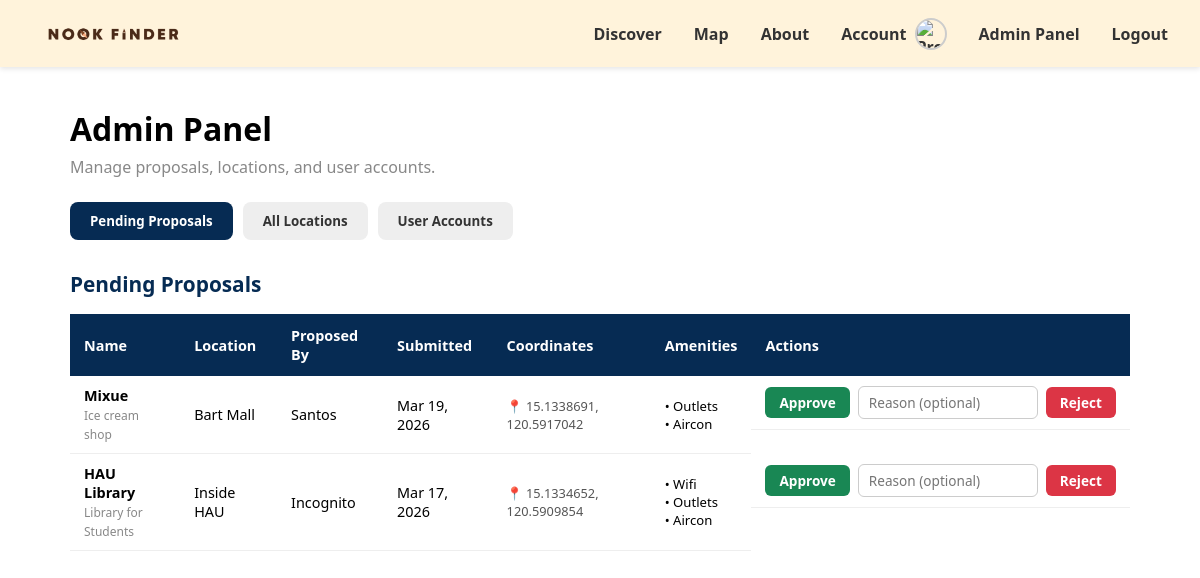
Page /admin.php (signed in) on the committed database.
### tables this page shows
CREATE TABLE `places` (
  `id` int(11) NOT NULL,
  `name` varchar(100) NOT NULL,
  `location` varchar(150) NOT NULL,
  `distance_km` decimal(3,1) NOT NULL,
  `description` text DEFAULT NULL,
  `created_by` int(11) DEFAULT NULL,
  `created_at` timestamp NOT NULL DEFAULT current_timestamp(),
  `image` varchar(255) DEFAULT NULL,
  `latitude` decimal(10,7) NOT NULL,
  `longitude` decimal(10,7) NOT NULL,
  `wifi` enum('Yes','No') NOT NULL DEFAULT 'No',
  `outlet` enum('Yes','No') NOT NULL DEFAULT 'No',
  `aircon` enum('Yes','No') NOT NULL DEFAULT 'No',
  `parking` enum('Yes','No') NOT NULL DEFAULT 'No',
  `status` enum('pending','approved','rejected') DEFAULT 'pending',
  `proposed_by` int(11) DEFAULT NULL,
  `reviewed_by` int(11) DEFAULT NULL,
  `reviewed_at` datetime DEFAULT NULL,
  `rejection_reason` varchar(255) DEFAULT NULL
);

CREATE TABLE `accounts` (
  `account_id` int(11) NOT NULL,
  `username` varchar(50) NOT NULL,
  `password` varchar(255) NOT NULL,
  `profile_pic` varchar(255) DEFAULT NULL,
  `created_at` timestamp NOT NULL DEFAULT current_timestamp(),
  `Type` varchar(10) NOT NULL DEFAULT 'User'
);

### admin.php (the view, shortened to what this page needs)
<?php include 'header.php'; ?>
<div class="admin-wrapper">
    <h1 style="margin-bottom: 6px;">Admin Panel</h1>
    <p style="color: #888; margin-bottom: 24px;">Manage proposals, locations, and user accounts.</p>
    <div class="admin-tabs">
        <button class="tab-btn active" onclick="switchTab('pending', event)">Pending Proposals</button>
        <button class="tab-btn" onclick="switchTab('locations', event)">All Locations</button>
        <button class="tab-btn" onclick="switchTab('users', event)">User Accounts</button>
    </div>
    <div id="tab-pending" class="tab-content active">
        <div class="section-title">Pending Proposals</div>
        <table>
            <thead>
                <tr>
                    <th>Name</th>
                    <th>Location</th>
                    <th>Proposed By</th>
                    <th>Submitted</th>
                    <th>Coordinates</th>
                    <th>Amenities</th>
                    <th>Actions</th>
                </tr>
            </thead>
            <tbody>
                <?php
                $result = $conn->query("
                    SELECT p.*, a.username
                    FROM places p
                    LEFT JOIN accounts a ON p.proposed_by = a.account_id
                    WHERE p.status = 'pending'
                    ORDER BY p.created_at DESC
                ");
                if ($result->num_rows === 0): ?>
                    <tr><td colspan="7" style="text-align:center; color:#888; padding:20px;">No pending proposals.</td></tr>
                <?php else:
                    while ($row = $result->fetch_assoc()): ?>
                    <tr>
                        <td><b><?= htmlspecialchars($row['name']) ?></b><br><small style="color:#888;"><?= htmlspecialchars($row['description']) ?></small></td>
                        <td><?= htmlspecialchars($row['location']) ?></td>
                        <td><?= $row['username'] ? htmlspecialchars($row['username']) : '<i style="color:#aaa;">Guest</i>' ?></td>
                        <td><?= date('M d, Y', strtotime($row['created_at'])) ?></td>
                        <td style="font-size: 0.8rem; color: #555;">
    📍                      <?= $row['latitude'] ?>, <?= $row['longitude'] ?>
                        </td>
                        <td style="font-size: 0.82rem;">
                            <?= $row['wifi']    === 'Yes' ? '<div>• Wifi</div>' : '' ?>
                            <?= $row['outlet']  === 'Yes' ? '<div>• Outlets</div>' : '' ?>
                            <?= $row['aircon']  === 'Yes' ? '<div>• Aircon</div>' : '' ?>
                        </td>
                        <td style="display:flex; gap:8px; align-items:center; flex-wrap:nowrap; white-space:nowrap;">
                            <button class="action-btn btn-approve" onclick="reviewPlace(<?= $row['id'] ?>, 'approved', '')">Approve</button>
                            <input type="text" id="reason-<?= $row['id'] ?>" class="reject-reason" placeholder="Reason (optional)">
                            <button class="action-btn btn-reject" onclick="reviewPlace(<?= $row['id'] ?>, 'rejected', document.getElementById('reason-<?= $row['id'] ?>').value)">Reject</button>
                        </td>
                    </tr>
                <?php endwhile; endif; ?>
            </tbody>
        </table>
    </div>
</div>

### header.php (shortened to what this page needs)
<!DOCTYPE html>
<html lang="en">
<head>
    <link rel="stylesheet" href="style.css">
    <link rel="stylesheet" href="https://unpkg.com/leaflet/dist/leaflet.css" />
</head>
<body>
<header>
    <div class="logo">
        <a href="index.php">
            <img src="images/NookFindr Logo.png" alt="Nook Finder Logo">
        </a>
    </div>
    <nav>
        <a href="discover.php" class="nav-link">Discover</a>
        <a href="map.php" class="nav-link">Map</a>
        <a href="about.php" class="nav-link">About</a>
        <?php if (isset($_SESSION['user_id'])): ?>
            <a href="profile.php" class="nav-link account-link">
                Account
                <img src="<?php echo !empty($_SESSION['profile_pic']) ? htmlspecialchars($_SESSION['profile_pic']) : 'images/default-avatar.png'; ?>"
                    alt="Profile" class="nav-profile-pic">
            </a>
            <?php if (isset($_SESSION['user_type']) && $_SESSION['user_type'] === 'Admin'): ?>
                <a href="admin.php" class="nav-link">Admin Panel</a>
            <?php endif; ?>
            <a href="logout.php" class="nav-link">Logout</a>
        <?php else: ?>
            <a href="login.php" class="nav-link login-circle">Login / Register</a>
        <?php endif; ?>
    </nav>
</header>

### style.css (style rules this page uses)
* { margin: 0; padding: 0; box-sizing: border-box; font-family: 'Segoe UI', sans-serif; }
header { display: flex; justify-content: space-between; align-items: center; padding: 1rem 2rem; background-color: #FFF3DB; box-shadow: 0 2px 5px rgba(0,0,0,0.1); }
.logo img { height: 35px; width: auto; display: block; }
nav { display: flex; gap: 2rem; align-items: center; }
.nav-link { text-decoration: none; color: #333; font-size: 1rem; font-weight: 700; transition: transform 0.2s ease; }
.account-link { display: flex; align-items: center; gap: 8px; }
.nav-profile-pic { width: 32px; height: 32px; border-radius: 50%; object-fit: cover; border: 2px solid #ccc; }

### admin.php (style rules this page uses)
.admin-wrapper { max-width: 1100px; margin: 40px auto; padding: 0 20px; }
.admin-tabs { display: flex; gap: 10px; margin-bottom: 30px; flex-wrap: wrap; }
.tab-btn { padding: 10px 20px; border: none; border-radius: 8px; cursor: pointer; font-weight: 600; background: #eee; color: #333; }
.tab-btn.active { background: #062b53; color: white; }
.tab-content { display: none; }
.tab-content.active { display: block; }
table { width: 100%; border-collapse: collapse; font-size: 0.9rem; }
th { background: #062b53; color: white; padding: 12px 14px; text-align: left; }
td { padding: 10px 14px; border-bottom: 1px solid #eee; vertical-align: middle; }
.action-btn { padding: 6px 14px; border: none; border-radius: 6px; cursor: pointer; font-size: 0.85rem; font-weight: 600; }
.btn-approve { background: #198754; color: white; }
.btn-reject { background: #dc3545; color: white; }
.section-title { font-size: 1.3rem; font-weight: 700; margin-bottom: 16px; color: #062b53; }
.reject-reason { padding: 6px 10px; border: 1px solid #ccc; border-radius:6px; font-size:0.85rem; width: 180px; }

### rows in the picture
places: name "Mixue", description "Ice cream shop", location "Bart Mall", accounts.username "Santos", created_at "Mar 19, 2026", latitude "15.1338691", longitude "120.5917042", outlet "• Outlets", aircon "• Aircon"
places: name "HAU Library", description "Library for Students", location "Inside HAU", accounts.username "Incognito", created_at "Mar 17, 2026", latitude "15.1334652", longitude "120.5909854", wifi "• Wifi", outlet "• Outlets", aircon "• Aircon"
